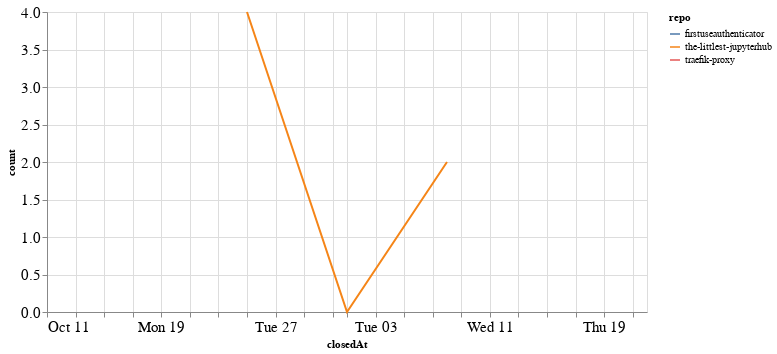

Source (notebook cell):
### Code cell
closed_by_time = closed_by.groupby('repo').resample('W', on='closedAt').count()['author'].reset_index()
closed_by_time = closed_by_time.rename(columns={'author': 'count'})

alt.Chart(closed_by_time, width=600).mark_line().encode(
    x='closedAt',
    y='count',
    color='repo',
    tooltip="repo"
)

### Figure 1 — Vega-Lite specification as saved in the notebook (floating-point values rounded to 4 significant figures)
{"config": {"axisLeft": {"labelFontSize": 15}, "axisBottom": {"labelFontSize": 15}}, "data": {"name": "data-7e54eee2f5a85ed2e193c07e4b78fa56"}, "mark": "line", "encoding": {"color": {"type": "nominal", "field": "repo"}, "tooltip": {"type": "nominal", "field": "repo"}, "x": {"type": "temporal", "field": "closedAt"}, "y": {"type": "quantitative", "field": "count"}}, "width": 600, "$schema": "https://vega.github.io/schema/vega-lite/v4.8.1.json", "datasets": {"data-7e54eee2f5a85ed2e193c07e4b78fa56": [{"repo": "firstuseauthenticator", "closedAt": "2020-10-11T00:00:00", "count": 1}, {"repo": "the-littlest-jupyterhub", "closedAt": "2020-10-25T00:00:00", "count": 4}, {"repo": "the-littlest-jupyterhub", "closedAt": "2020-11-01T00:00:00", "count": 0}, {"repo": "the-littlest-jupyterhub", "closedAt": "2020-11-08T00:00:00", "count": 2}, {"repo": "traefik-proxy", "closedAt": "2020-11-22T00:00:00", "count": 1}]}}
